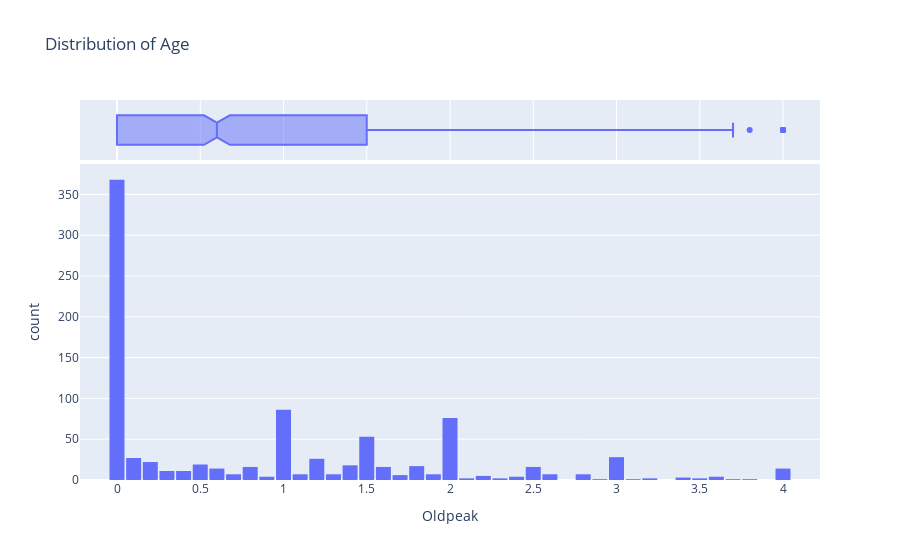

Write notebook code for a chart like this one.
### Code cell
fig = px.histogram(df,
                   x='Oldpeak', 
                   marginal='box', 
                   nbins=47, 
                   title='Distribution of Age')
fig.update_layout(bargap=0.1)
fig.show()

### Figure 1 — Plotly figure (JSON) as saved in the notebook; plotly's stock layout.template omitted (floating-point values rounded to 4 significant figures; data arrays with more than 128 entries replaced by an {"elided": "..."} marker saying what was removed)
{"data": [{"alignmentgroup": "True", "bingroup": "x", "hovertemplate": "Oldpeak=%{x}<br>count=%{y}<extra></extra>", "legendgroup": "", "marker": {"color": "#636efa", "pattern": {"shape": ""}}, "name": "", "nbinsx": 47, "offsetgroup": "", "orientation": "v", "showlegend": false, "type": "histogram", "x": {"elided": "918 float values"}, "xaxis": "x", "yaxis": "y"}, {"alignmentgroup": "True", "hovertemplate": "Oldpeak=%{x}<extra></extra>", "legendgroup": "", "marker": {"color": "#636efa"}, "name": "", "notched": true, "offsetgroup": "", "showlegend": false, "type": "box", "x": {"elided": "918 float values"}, "xaxis": "x2", "yaxis": "y2"}], "layout": {"autosize": true, "bargap": 0.1, "barmode": "relative", "legend": {"tracegroupgap": 0}, "title": {"text": "Distribution of Age"}, "xaxis": {"anchor": "y", "autorange": true, "domain": [0, 1], "range": [-0.2222, 4.222], "title": {"text": "Oldpeak"}, "type": "linear"}, "xaxis2": {"anchor": "y2", "autorange": true, "domain": [0, 1], "matches": "x", "range": [-0.2222, 4.222], "showgrid": true, "showticklabels": false, "type": "linear"}, "yaxis": {"anchor": "x", "autorange": true, "domain": [0, 0.8316], "range": [0, 387.4], "title": {"text": "count"}}, "yaxis2": {"anchor": "x2", "autorange": true, "domain": [0.8416, 1], "matches": "y2", "range": [-0.5, 0.5], "showgrid": false, "showline": false, "showticklabels": false, "ticks": "", "type": "category"}}}
